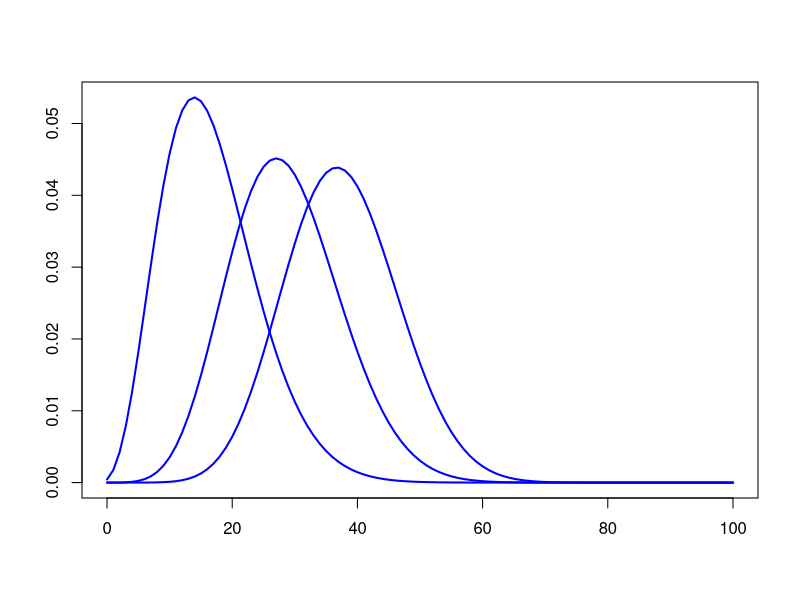
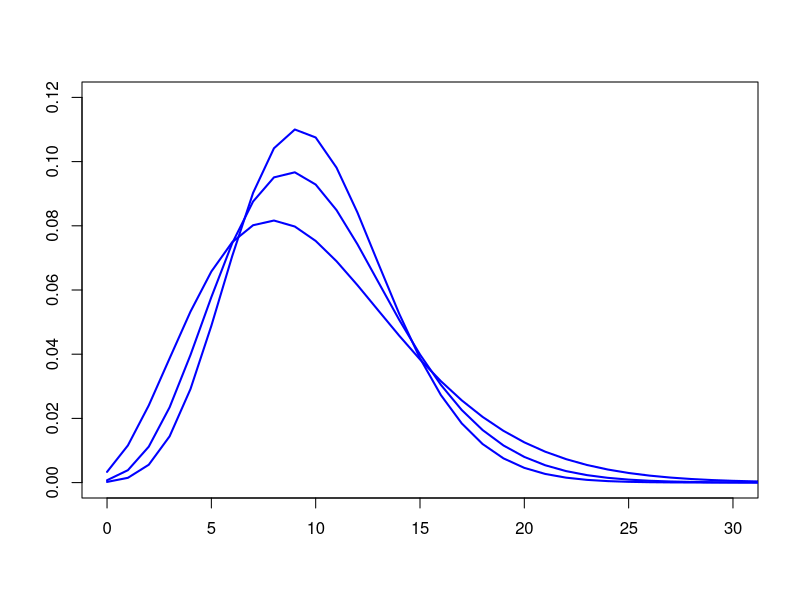

Recreate these plots in R, in order.
# Close all plots and clear variables
graphics.off()
rm(list = ls(all = TRUE))

# parameter settings
h   = 0.001
p   = seq(0, 0.99, h)
m   = 100
k   = seq(0, m, 1)
L1  = matrix(0, m + 1, 1)
L2  = L1
L3  = L1
L4  = L1
L5  = L1
L6  = L1

fp1 = dbeta(p, 5, 25)
fp2 = dbeta(p, 10, 25)
fp3 = dbeta(p, 15, 25)

for (i in 1:(m + 1)) {
    L1[i] = sum(dbinom(k[i], m, p) * fp1 * h)
    L2[i] = sum(dbinom(k[i], m, p) * fp2 * h)
    L3[i] = sum(dbinom(k[i], m, p) * fp3 * h)
}

plot(k, L1, type = "l", col = "blue", lwd = 2, xlab = "", ylab = "")
lines(k, L2, col = "blue", lwd = 2)
lines(k, L3, col = "blue", lwd = 2)

fp4 = dbeta(p, 5, 45)
fp5 = dbeta(p, 10, 90)
fp6 = dbeta(p, 20, 180)

for (i in 1:(m + 1)) {
    L4[i] = sum(dbinom(k[i], m, p) * fp4 * h)
    L5[i] = sum(dbinom(k[i], m, p) * fp5 * h)
    L6[i] = sum(dbinom(k[i], m, p) * fp6 * h)
}
dev.new()
plot(k, L4, type = "l", col = "blue", lwd = 2, xlim = c(0, 30), ylim = c(0, 0.12), 
    xlab = "", ylab = "")
lines(k, L5, col = "blue", lwd = 2)
lines(k, L6, col = "blue", lwd = 2) 
